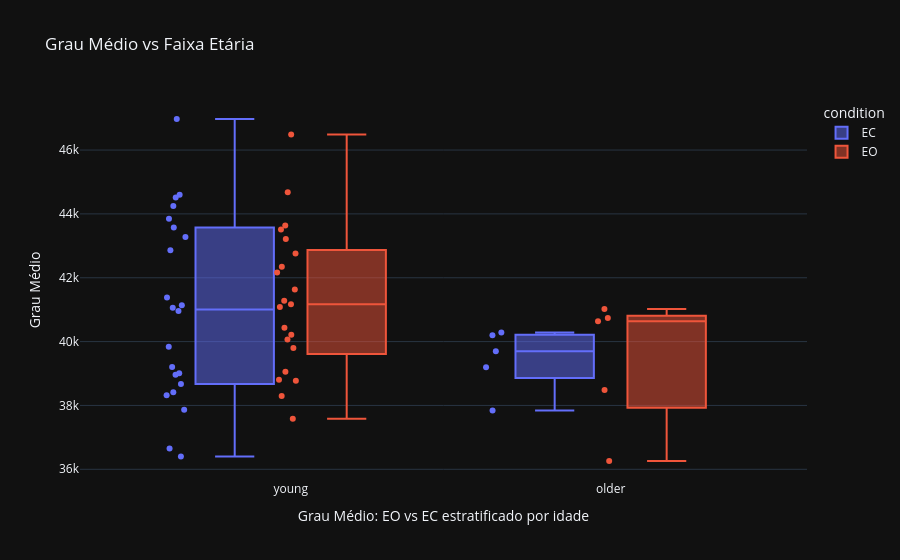
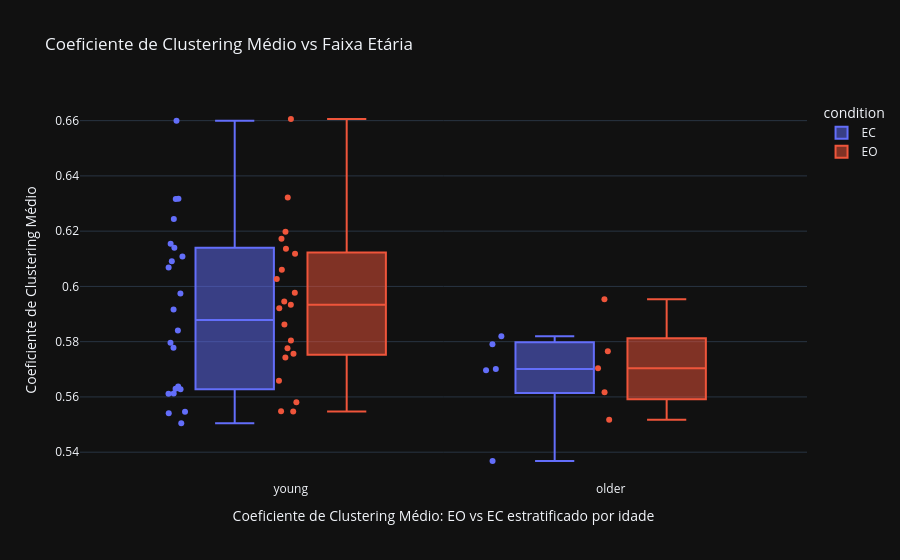

Notebook code cell kept with these figures, in order:
### Markdown cell above
------

### Code cell
# Boxplot Age Group x Condition
for metric, label in GRAPH_METRICS.items():
    fig = px.box(
        df_healthy,
        x="Faixa Etária",
        y=metric,
        color="condition",
        title=f"{label} vs Faixa Etária",
        points="all",
        labels={
            "Faixa Etária": "Faixa Etária",
            label: label
        }
    )
    fig.update_layout(
        xaxis_title=f"{label}: EO vs EC estratificado por idade",
        yaxis_title=label,
        title=f"{label} vs Faixa Etária"
    )
    fig.show()

### Figure 1 — Plotly figure (JSON) as saved in the notebook; plotly's stock layout.template omitted (floating-point values rounded to 4 significant figures)
{"data": [{"alignmentgroup": "True", "boxpoints": "all", "hovertemplate": "condition=EC<br>Faixa Etária=%{x}<br>degree_mean=%{y}<extra></extra>", "legendgroup": "EC", "marker": {"color": "#636efa"}, "name": "EC", "notched": false, "offsetgroup": "EC", "orientation": "v", "showlegend": true, "type": "box", "x": ["young", "young", "young", "young", "older", "older", "older", "older", "young", "young", "young", "young", "older", "young", "young", "young", "young", "young", "young", "young", "young", "young", "young", "young", "young", "young", "young"], "x0": " ", "xaxis": "x", "y": [36650.0, 41060.0, 38960.0, 43280.0, 40280.0, 40200.0, 39200.0, 37840.0, 40960.0, 37870.0, 43570.0, 44600.0, 39700.0, 39840.0, 36400.0, 43850.0, 39010.0, 38320.0, 39200.0, 41380.0, 38680.0, 42860.0, 46970.0, 44250.0, 38420.0, 44510.0, 41140.0], "y0": " ", "yaxis": "y"}, {"alignmentgroup": "True", "boxpoints": "all", "hovertemplate": "condition=EO<br>Faixa Etária=%{x}<br>degree_mean=%{y}<extra></extra>", "legendgroup": "EO", "marker": {"color": "#EF553B"}, "name": "EO", "notched": false, "offsetgroup": "EO", "orientation": "v", "showlegend": true, "type": "box", "x": ["young", "young", "young", "young", "older", "older", "older", "older", "young", "young", "young", "young", "older", "young", "young", "young", "young", "young", "young", "young", "young", "young", "young", "young", "young", "young"], "x0": " ", "xaxis": "x", "y": [38300.0, 41090.0, 42340.0, 43510.0, 40740.0, 38490.0, 36260.0, 40640.0, 41280.0, 39800.0, 41170.0, 44680.0, 41020.0, 40210.0, 37590.0, 43210.0, 38810.0, 38780.0, 40430.0, 41630.0, 40070.0, 43640.0, 46480.0, 42760.0, 39050.0, 42170.0], "y0": " ", "yaxis": "y"}], "layout": {"boxmode": "group", "legend": {"title": {"text": "condition"}, "tracegroupgap": 0}, "title": {"text": "Grau Médio vs Faixa Etária"}, "xaxis": {"anchor": "y", "domain": [0, 1], "title": {"text": "Grau Médio: EO vs EC estratificado por idade"}}, "yaxis": {"anchor": "x", "domain": [0, 1], "title": {"text": "Grau Médio"}}}}

### Figure 2 — Plotly figure (JSON) as saved in the notebook; plotly's stock layout.template omitted (floating-point values rounded to 4 significant figures)
{"data": [{"alignmentgroup": "True", "boxpoints": "all", "hovertemplate": "condition=EC<br>Faixa Etária=%{x}<br>clustering_mean=%{y}<extra></extra>", "legendgroup": "EC", "marker": {"color": "#636efa"}, "name": "EC", "notched": false, "offsetgroup": "EC", "orientation": "v", "showlegend": true, "type": "box", "x": ["young", "young", "young", "young", "older", "older", "older", "older", "young", "young", "young", "young", "older", "young", "young", "young", "young", "young", "young", "young", "young", "young", "young", "young", "young", "young", "young"], "x0": " ", "xaxis": "x", "y": [0.5541, 0.614, 0.5796, 0.6068, 0.5701, 0.5696, 0.582, 0.5368, 0.5841, 0.5611, 0.6091, 0.6244, 0.5791, 0.5916, 0.5629, 0.6154, 0.5546, 0.5612, 0.5627, 0.5975, 0.5637, 0.6109, 0.66, 0.6318, 0.5505, 0.6316, 0.5778], "y0": " ", "yaxis": "y"}, {"alignmentgroup": "True", "boxpoints": "all", "hovertemplate": "condition=EO<br>Faixa Etária=%{x}<br>clustering_mean=%{y}<extra></extra>", "legendgroup": "EO", "marker": {"color": "#EF553B"}, "name": "EO", "notched": false, "offsetgroup": "EO", "orientation": "v", "showlegend": true, "type": "box", "x": ["young", "young", "young", "young", "older", "older", "older", "older", "young", "young", "young", "young", "older", "young", "young", "young", "young", "young", "young", "young", "young", "young", "young", "young", "young", "young"], "x0": " ", "xaxis": "x", "y": [0.5659, 0.5977, 0.6172, 0.6118, 0.5765, 0.5518, 0.5617, 0.5703, 0.5921, 0.5756, 0.5776, 0.6322, 0.5953, 0.5934, 0.5581, 0.606, 0.5548, 0.5804, 0.5743, 0.6027, 0.5862, 0.6198, 0.6606, 0.6137, 0.5547, 0.5945], "y0": " ", "yaxis": "y"}], "layout": {"boxmode": "group", "legend": {"title": {"text": "condition"}, "tracegroupgap": 0}, "title": {"text": "Coeficiente de Clustering Médio vs Faixa Etária"}, "xaxis": {"anchor": "y", "domain": [0, 1], "title": {"text": "Coeficiente de Clustering Médio: EO vs EC estratificado por idade"}}, "yaxis": {"anchor": "x", "domain": [0, 1], "title": {"text": "Coeficiente de Clustering Médio"}}}}
